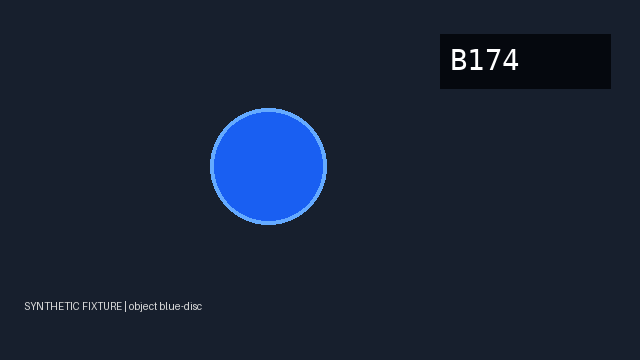
#> input picture playground/benchmarks/loci-dual-gpu-2026-11-20/raw/synthetic_shader_like_fixture.png, 640 x 360 px
$ python -i live.py   (imports and definitions only)
#> lines starting #> are read from the running program, lines starting #| are printed output that depends on the picture
#> further down, picture is the input picture: PIL image 640x360 RGB; mean R, G, B 23.7, 34.3, 53.8
"""Capture a selected public YouTube video element and measure its focus regions."""

import argparse
import base64
from contextlib import ExitStack, contextmanager
import io
import json
import re
import subprocess
import sys
from threading import Thread
import time
from urllib.error import HTTPError
from urllib.parse import quote
from urllib.request import Request, urlopen

import numpy as np
from PIL import Image


# [24 lines left out: functions post, browser, not called in this run]


class Aperture:
    """Allocate detail by tile priority while always retaining the overview."""

    def __init__(self):
        self.previous = None
        self.heat = None
        self.focus = None

    def measure(self, frame):
        preview = frame.resize((192, 108))
        gray = np.asarray(preview.convert("L"), dtype=float)
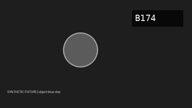
#> gray: shape (108, 192) float64; min 0, max 232, mean 33.2
        motion = np.zeros_like(gray) if self.previous is None else np.abs(gray - self.previous) / 255
#> motion: shape (108, 192) float64; every value is 0
        self.previous = gray
        tiles = motion.reshape(3, 36, 4, 48).mean(axis=(1, 3))
#> tiles = [[0, 0, 0, 0], [0, 0, 0, 0], [0, 0, 0, 0]]
        self.heat = tiles if self.heat is None else .55 * tiles + .45 * self.heat
#> self.heat = [[0, 0, 0, 0], [0, 0, 0, 0], [0, 0, 0, 0]]
        texture = gray.reshape(3, 36, 4, 48).std(axis=(1, 3)) / 255
#> texture = [[0, 0.0611, 0.0803, 0.0815], [0, 0.136, 0.0473, 0], [0.0479, 0.0294, 0, 0]]
        priority = np.where(texture >= .035, self.heat, 0)
#> priority = [[0, 0, 0, 0], [0, 0, 0, 0], [0, 0, 0, 0]]
        hottest = np.unravel_index(np.argmax(priority), priority.shape)
#> hottest = (0, 0)
        global_motion = float(np.mean(tiles))
#> global_motion = 0
        if global_motion >= .09:
            self.focus = None
        elif priority[hottest] >= .025:
            if self.focus is None or priority[hottest] > priority[self.focus] * 1.15:
                self.focus = hottest
        elif self.focus is not None and priority[self.focus] < .012:
            self.focus = None

        crop = None
        rect = None
        if self.focus is not None:
            row, col = self.focus
            rect = [col / 4, row / 3, (col + 1) / 4, (row + 1) / 3]
            crop = frame.crop(tuple(round(coord * size)
                         for coord, size in zip(rect, (frame.width, frame.height) * 2)))
        ranked = sorted(np.ndindex(priority.shape),
                        key=lambda tile: (tile == self.focus, priority[tile]), reverse=True)
#> ranked = [(0, 0), (0, 1), (0, 2), (0, 3), (1, 0), (1, 1), (1, 2), (1, 3), (2, 0), (2, 1), (2, 2), (2, 3)]
        tiers = [["overview"] * 4 for _ in range(3)]
        enhancements = []
        if global_motion >= .09:
            preview = frame.resize((384, 216))
        else:
            for row, col in ranked[:4]:
                if priority[row, col] < .012:
                    break
                scale = 1 if (row, col) == self.focus else .5
                box = (round(col * frame.width / 4), round(row * frame.height / 3),
                       round((col + 1) * frame.width / 4), round((row + 1) * frame.height / 3))
                image = frame.crop(box)
                if scale < 1:
                    image = image.resize((max(1, image.width // 2), max(1, image.height // 2)))
                tiers[row][col] = "native" if scale == 1 else "medium"
                enhancements.append(((int(row), int(col)), image))
#> this loop made 1 pass
#> after the loop, enhancements = []; tiers = [['overview', 'overview', 'overview', 'overview'], ['overview', 'overview', 'overview', 'overview'], ['overview', 'overview', 'overview', 'overview']]
        region = frame if crop is None else crop
        evidence = {
            "motion": {"frame_mean": round(global_motion, 4),
                       "heat": self.heat.round(4).tolist()},
            "focus": {"roi_xyxy": rect, "fidelity": "native_tile" if crop else "coarse_scene",
                      "texture": texture.round(4).tolist(), "priority": priority.round(4).tolist(),
                      "tiers": tiers, "overview_size": list(preview.size)},
            "color": {"region_mean_rgb": np.asarray(region).mean(axis=(0, 1)).round().astype(int).tolist()},
        }
        return preview, crop, evidence, enhancements


# [158 lines left out: functions audio_monitor, jpeg, vision, capture, main, not called in this run]


# [2 lines not run here, left out]

>>> from PIL import Image
>>> picture = Image.open('../benchmarks/loci-dual-gpu-2026-11-20/raw/synthetic_shader_like_fixture.png')
>>> result = Aperture().measure(picture)
